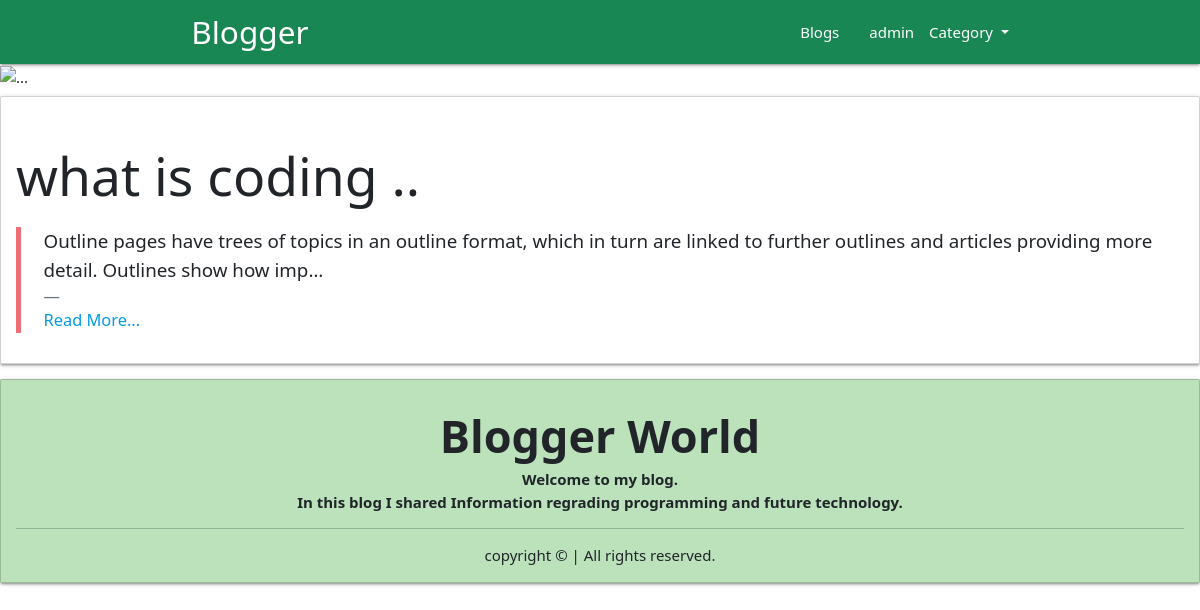
The page /blogs/ on the database as committed earlier.
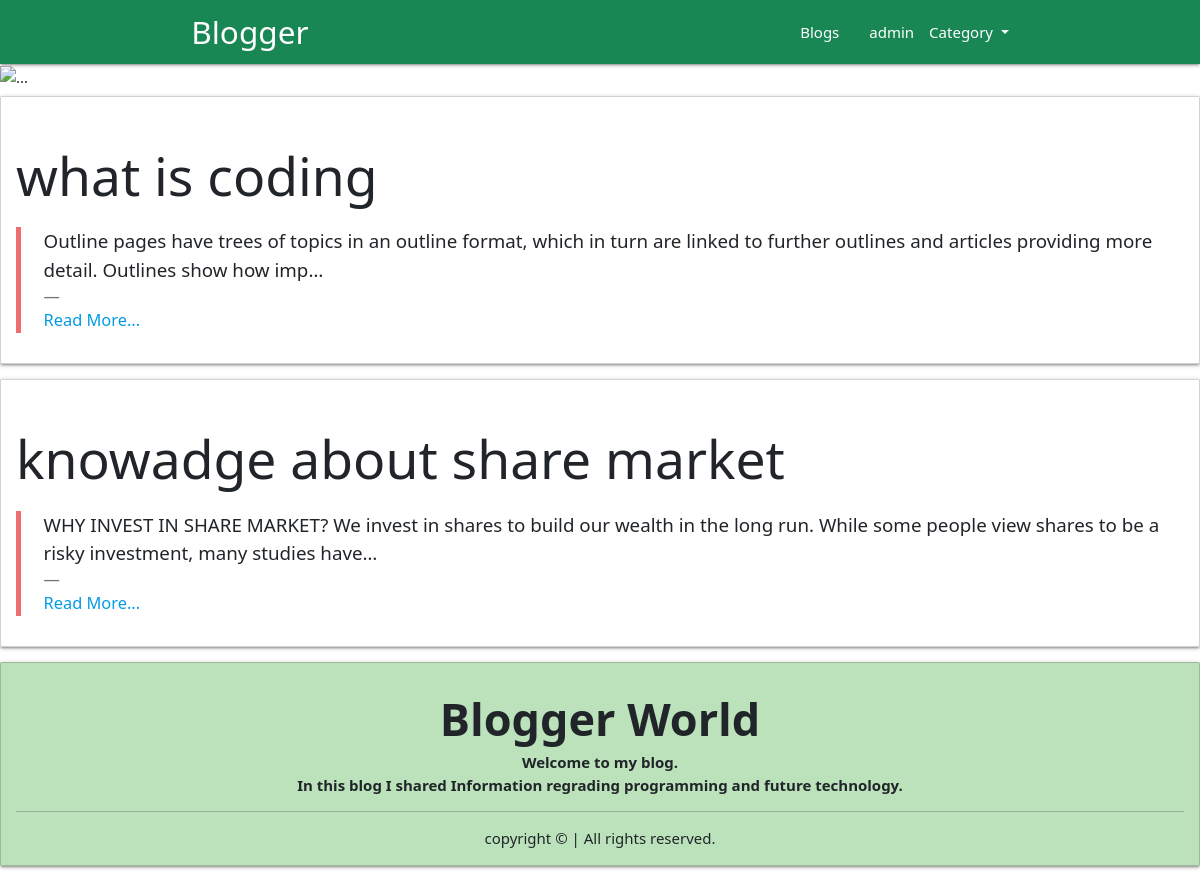
The same page on the database as committed later.
### blog/models.py (models this page shows, shortened)
class Post(models.Model):
    post_id = models.AutoField(primary_key=True)
    title = models.CharField(max_length=200)
    content = models.TextField()
    url = models.CharField(max_length=100)
    cat = models.ForeignKey(Category,on_delete=models.CASCADE)
    image = models.ImageField(upload_to = 'post/')

### blog/views.py (the view)
# urls.py: path('blogs/',blogs),
def blogs(request):
    posts = Post.objects.all()
    context = {
        'posts':posts,
    }
    return render(request,'blogs.html',context)

### templates/blogs.html (shortened to what this page needs)
{% extends 'base.html' %}
{% block content %}
<div>
    <img src="image.jpg" class="image1" class="d-block w-100" alt="...">
{% for post in posts %}
    <div class="card">
        <div class="card-body">
            <div class="heading">
                <h2>{{post.title}}</h2>
            </div>
          <blockquote class="blockquote mb-0">
            <p>{{post.content|truncatechars:160}}</p>
            <footer class="blockquote-footer"><p><a href="">Read More...</a></p></footer>
          </blockquote>
        </div>
      </div>
</div>
{% endfor %}
{% endblock %}

Rows that differ between the two databases and show on the page:
changed Post: title "what is coding .." → "what is coding"
added Post: title "knowadge about share market", content "WHY INVEST IN SHARE MARKET? We invest in shares to build our wealth in the long run. While some people view shares to be a risky investment, many studies have…"
